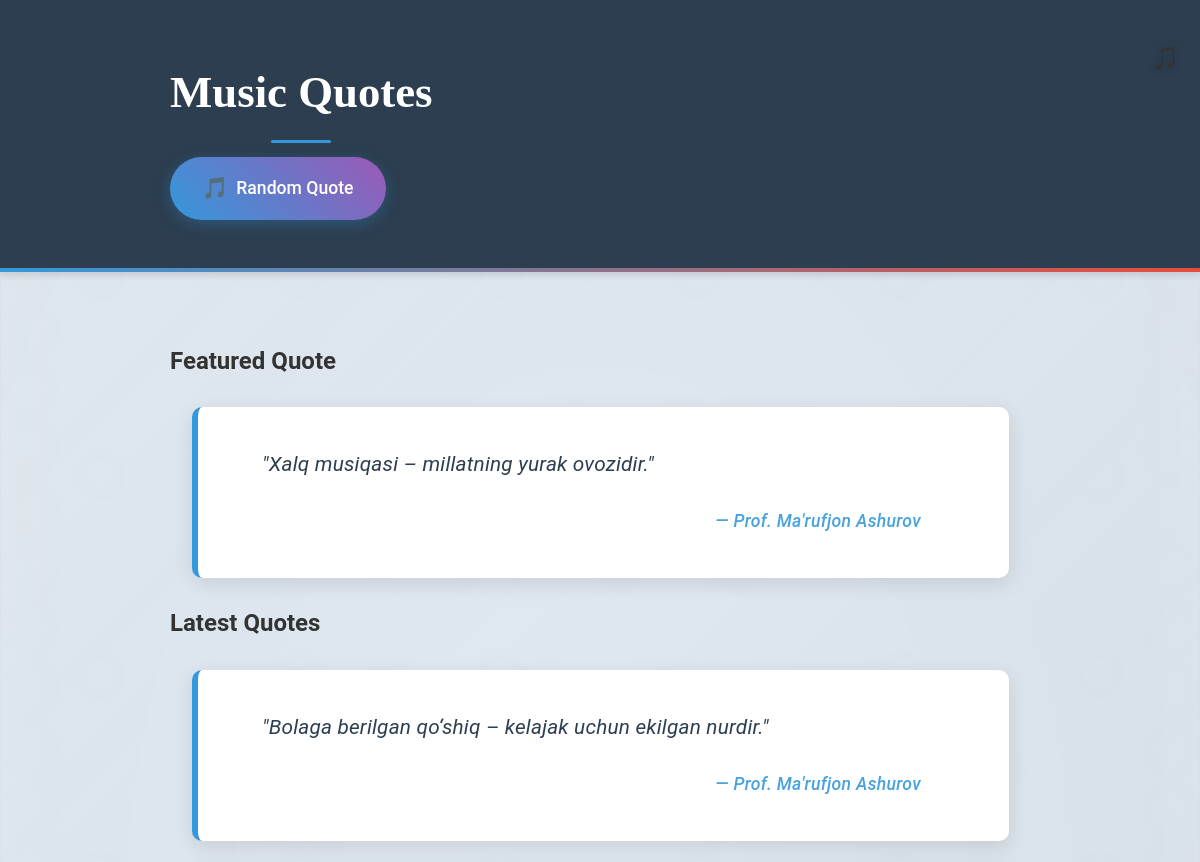
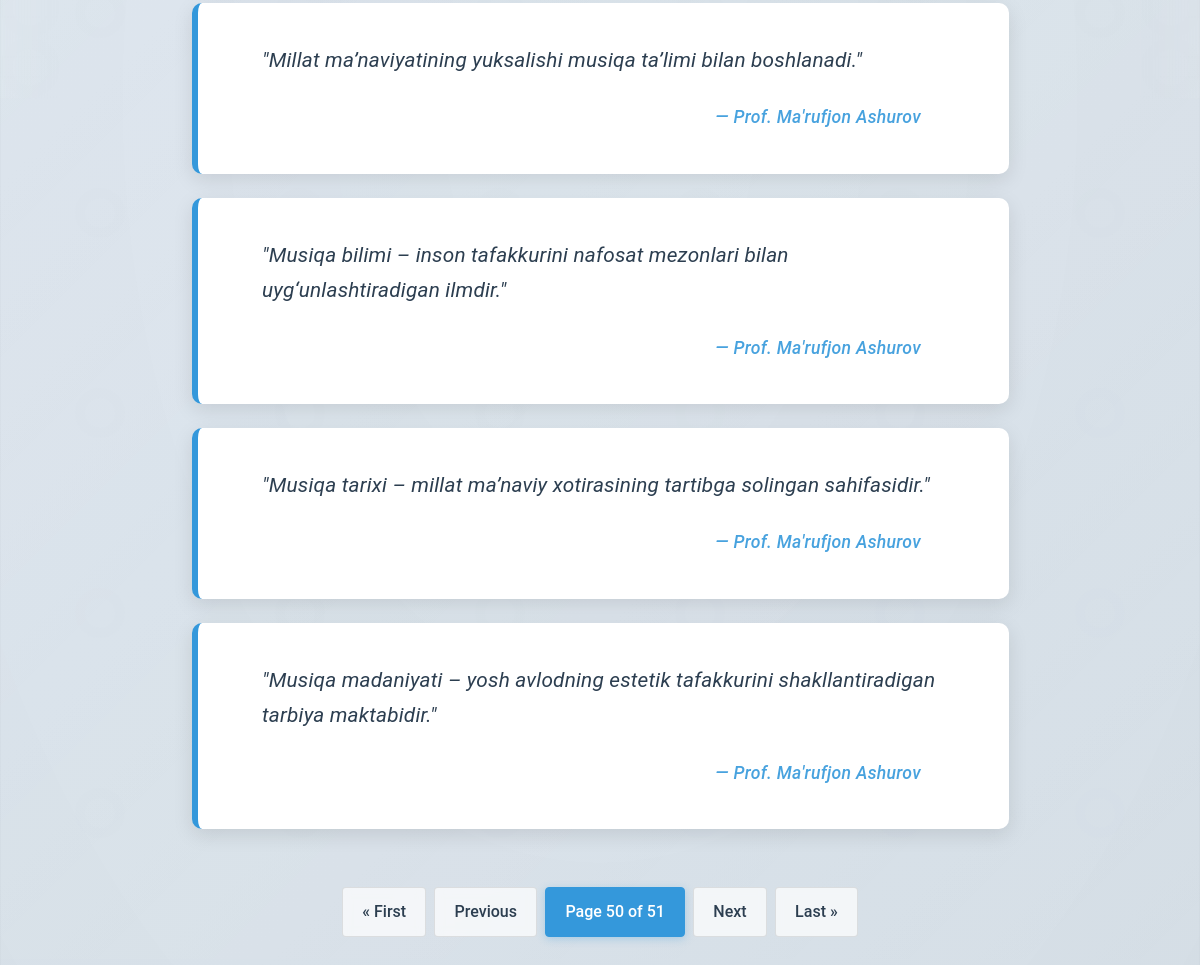
Page /?page=50 on the committed database (2 pictures, top to bottom).
### quotes/models.py (models this page shows, shortened)
class Quote(models.Model):
    text = models.TextField(max_length=1000, help_text='The quote text')
    author = models.CharField(max_length=200, help_text='The author of the quote')
    created_at = models.DateTimeField(default=timezone.now)
    class Meta:
        ordering = ['-created_at']

### quotes/views.py (the view)
# urls.py: path('', views.quote_list, name='quote_list'),
def quote_list(request):
    quotes_list = Quote.objects.all()
    paginator = Paginator(quotes_list, 5)  # Show 5 quotes per page
    page_number = request.GET.get('page')
    page_obj = paginator.get_page(page_number)
    random_quote = get_random_quote()
    context = {
        'page_obj': page_obj,
        'random_quote': random_quote,
    }
    return render(request, 'quotes/quote_list.html', context)

### quotes/views.py (called while the page is built)
def get_random_quote():
    count = Quote.objects.aggregate(count=Count('id'))['count']
    if count > 0:
        random_index = random.randint(0, count - 1)
        return Quote.objects.all()[random_index]
    return None

### quotes/templates/quotes/quote_list.html (shortened to what this page needs)
{% extends 'base.html' %}
{% block content %}
    {% if random_quote %}
    <div class="random-quote-container">
        <h2>Featured Quote</h2>
        <div class="quote featured">
            <div class="quote-text">"{{ random_quote.text }}"</div>
            <div class="quote-author">{{ random_quote.author }}</div>
        </div>
    </div>
    {% endif %}
    <div class="quotes-list">
        <h2 class="section-title">Latest Quotes</h2>
        {% for quote in page_obj %}
            <div class="quote">
                <div class="quote-text">"{{ quote.text }}"</div>
                <div class="quote-author">{{ quote.author }}</div>
            </div>
        {% empty %}
            <div class="no-quotes">
                <p>No quotes available yet. Check back soon!</p>
            </div>
        {% endfor %}
    </div>
    {% if page_obj.has_other_pages %}
        <div class="pagination">
            {% if page_obj.has_previous %}
                <a href="?page=1" class="{% if not page_obj.has_previous %}disabled{% endif %}">
                    &laquo; First
                </a>
                <a href="?page={{ page_obj.previous_page_number }}" class="{% if not page_obj.has_previous %}disabled{% endif %}">
                    Previous
                </a>
            {% endif %}
            <span class="current">
                Page {{ page_obj.number }} of {{ page_obj.paginator.num_pages }}
            </span>
            {% if page_obj.has_next %}
                <a href="?page={{ page_obj.next_page_number }}" class="{% if not page_obj.has_next %}disabled{% endif %}">
                    Next
                </a>
                <a href="?page={{ page_obj.paginator.num_pages }}" class="{% if not page_obj.has_next %}disabled{% endif %}">
                    Last &raquo;
                </a>
            {% endif %}
        </div>
    {% endif %}
{% endblock %}

### quotes/templates/base.html (style rules this page uses)
.pagination { position: relative; z-index: 200; background: transparent; padding: 10px 0; margin-top: 20px; }
:root { --primary-color: #2c3e50; --secondary-color: #3498db; --accent-color: #e74c3c; --text-color: #2c3e50; --light-gray: #f8f9fa; --shadow: 0 4px 6px rgba(0, 0, 0, 0.1); --transition: all 0.3s ease; }
* { box-sizing: border-box; margin: 0; padding: 0; }
body { font-family: 'Roboto', sans-serif; line-height: 1.8; margin: 0; padding: 0; color: #333; min-height: 100vh; display: flex; flex-direction: column; background: linear-gradient(-45deg, #f5f7fa, #e4e8f0, #d8e1e8, #e0e9f2); background-size: 400% 400%; animation: gradientBG 15s ease infinite; position: relative; }
body::before { content: ''; position: fixed; top: 0; left: 0; right: 0; bottom: 0; background-repeat: repeat; background-size: 200px 200px; z-index: -1; pointer-events: none; }
.quote { background: white; border-left: 6px solid var(--secondary-color); margin: 1.5rem auto; padding: 2.5rem 3.5rem 2.5rem 4rem; border-radius: 10px; box-shadow: 0 6px 20px rgba(0,0,0,0.1); position: relative; transition: all 0.4s cubic-bezier(0.4, 0, 0.2, 1); overflow: hidden; transform: translateY(0); width: 95%; max-width: 1200px; will-change: transform, box-shadow; opacity: 0; animation: fadeInUp 0.6s ease-out forwards; }
.quote::after { content: ''; position: absolute; top: 0; left: 0; width: 100%; height: 100%; background: linear-gradient(135deg, rgba(255,255,255,0) 0%, rgba(255,255,255,0.8) 100%); opacity: 0; transition: opacity 0.3s ease; pointer-events: none; }
.quote-text { font-size: 1.30rem; font-style: italic; margin-bottom: 1rem; line-height: 1.7; color: #2c3e50; font-weight: 400; letter-spacing: 0.2px; }
.quote-author { font-weight: 500; color: var(--secondary-color); text-align: right; margin-top: 1.5rem; font-size: 1.1rem; position: relative; padding-right: 2rem; font-family: 'Roboto', sans-serif; font-style: italic; letter-spacing: 0.3px; opacity: 0.9; }
.quote-author::before { content: '— '; }
.pagination { display: flex; justify-content: center; margin: 3rem 0 2rem; flex-wrap: wrap; gap: 0.5rem; }
.pagination a, .pagination .current { padding: 0.6rem 1.2rem; border: 1px solid rgba(0,0,0,0.1); text-decoration: none; color: #2c3e50; border-radius: 4px; transition: all 0.3s ease; font-weight: 500; background: rgba(255, 255, 255, 0.7); backdrop-filter: blur(5px); }
.pagination .current { background-color: var(--secondary-color); color: white; border-color: var(--secondary-color); box-shadow: 0 2px 8px rgba(52, 152, 219, 0.3); opacity: 1; }
.quote { animation: fadeIn 0.6s ease-out forwards; }
.quote::before { content: '♫'; position: absolute; left: -25px; top: 10px; color: var(--secondary-color); font-size: 1.2rem; opacity: 0; transition: all 0.3s ease; }

### rows in the picture
Quote: text "Xalq musiqasi – millatning yurak ovozidir.", author "Prof. Ma'rufjon Ashurov"
Quote: text "Bolaga berilgan qo‘shiq – kelajak uchun ekilgan nurdir.", author "Prof. Ma'rufjon Ashurov"
Quote: text "Millat ma’naviyatining yuksalishi musiqa ta’limi bilan boshlanadi.", author "Prof. Ma'rufjon Ashurov"
Quote: text "Musiqa bilimi – inson tafakkurini nafosat mezonlari bilan uyg‘unlashtiradigan ilmdir.", author "Prof. Ma'rufjon Ashurov"
Quote: text "Musiqa tarixi – millat ma’naviy xotirasining tartibga solingan sahifasidir.", author "Prof. Ma'rufjon Ashurov"
Quote: text "Musiqa madaniyati – yosh avlodning estetik tafakkurini shakllantiradigan tarbiya maktabidir.", author "Prof. Ma'rufjon Ashurov"

### other values in the picture
{{ page_obj.number }} "50"
{{ page_obj.paginator.num_pages }} "51"
